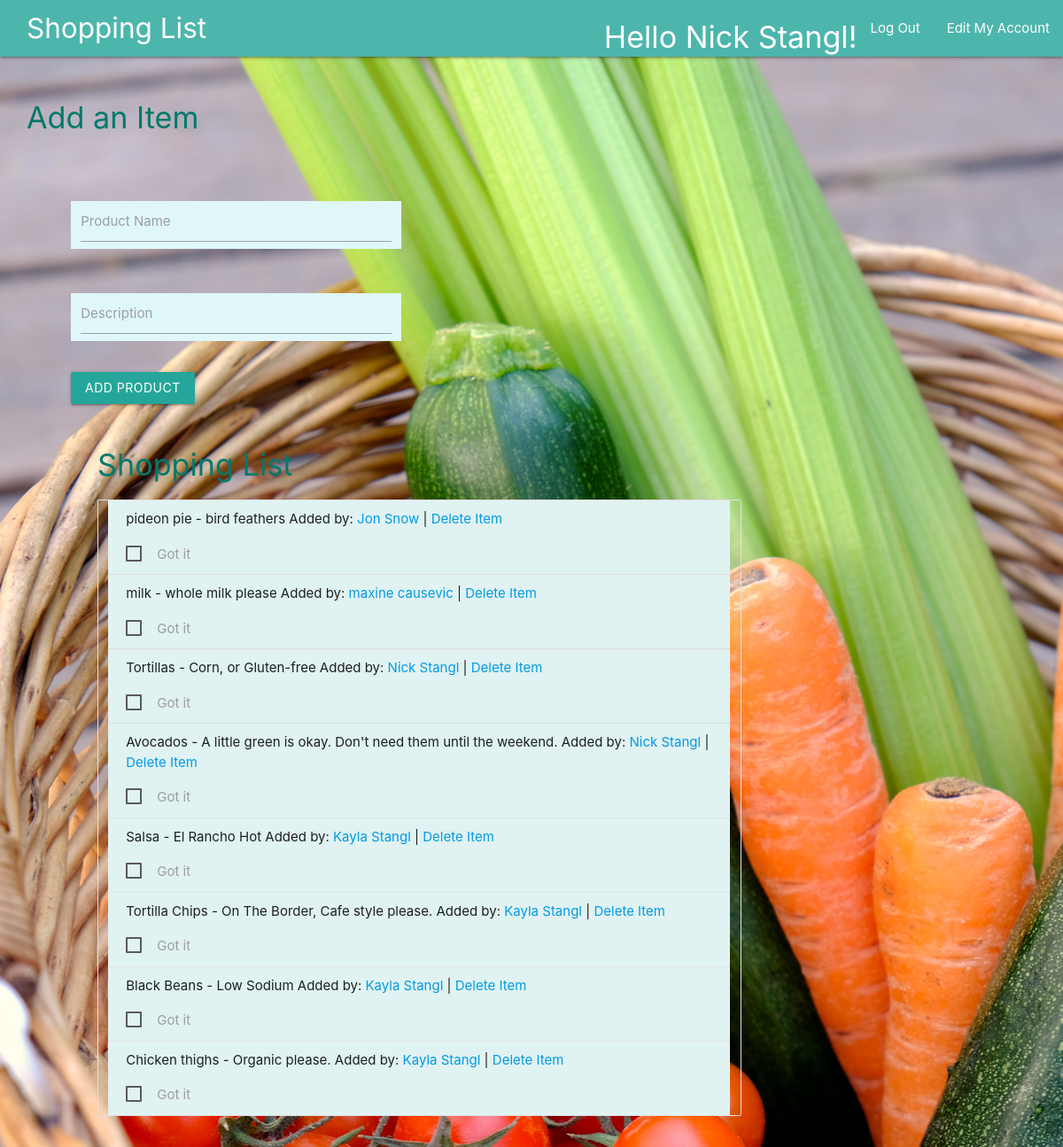
The page /shoppinglist (signed in) on the database its author committed.
### time_app/models.py (models this page shows)
class User(models.Model):
    first_name = models.CharField(max_length=45)
    last_name = models.CharField(max_length=45)
    email = models.CharField(max_length=255)
    password = models.CharField(max_length=255)
    created_at = models.DateTimeField(auto_now_add=True)
    updated_at = models.DateTimeField(auto_now=True)
    objects = User_Manager()

class Product(models.Model):
    product_name = models.CharField(max_length=255)
    description = models.TextField()
    user = models.ForeignKey(User, related_name="products", on_delete = models.CASCADE)
    created_at = models.DateTimeField(auto_now_add=True)
    updated_at = models.DateTimeField(auto_now=True)
    objects = ProductManager()

### time_app/views.py (the view)
# urls.py: path('shoppinglist', views.success),
def success(request):
    if 'user_id' not in request.session:
        return redirect('/')
    else:
        context = {
            'user': User.objects.get(id=request.session['user_id']),
            "all_products" : Product.objects.all()
        }
        return render(request, "success.html", context)

### time_app/templates/success.html (shortened to what this page needs)
<!DOCTYPE html>
<html lang="en">
<head>
    <link rel="stylesheet" href="https://cdnjs.cloudflare.com/ajax/libs/materialize/1.0.0/css/materialize.min.css">
    {% load static%}
    <link rel="stylesheet" href="{% static 'css/styles.css' %}">
</head>
<body id="bg" style="background-image: url('{% static "img/foods.jpg" %}'); background-repeat: no-repeat;
    background-size: cover">
    <nav>
        <div class="nav-wrapper teal lighten-2">
            <a href="#" class="brand-logo">Shopping List</a>
            <ul id="nav-mobile" class="right hide-on-med-and-down">
                <li>
                    <h4>Hello {{ user.first_name }} {{ user.last_name }}!</h4>
                </li>
                <li><a href="/logout">Log Out</a></li>
                <li><a href="/myaccount/{{user.id}}">Edit My Account</a></li>
            </ul>
        </div>
    </nav>
    <div class="header">
        <span class="teal-text text-darken-2">
            <h4>Add an Item</h4>
        </span>
        <div id="container">
            <div class="main">
                <form action='/submit_product' method='post'>
                    <div class="row">
                        <form class="col s5">
                            <div class="row">
                                <div class="input-field col s4 #e0f7fa cyan lighten-5
                                ">
                                    <input id="product" type="text" name="product_name" class="validate">
                                    <label for="product_name">Product Name</label>
                                </div>
                            </div>
                            <div class="row">
                                <div class="input-field col s4 #e0f7fa cyan lighten-5
                                ">
                                    <input id="description" type="text" name="description" class="validate">
                                    <label for="description">Description</label>
                                </div>
                            </div>
                            <button class="btn center waves-effect waves-light" type="submit" name="action">Add Product
                            </button>
                        </form>
                        <div class="header">
                            <span class="teal-text text-darken-2">
                                <h4>Shopping List</h4>
                            </span>
                            <ul class="collection col s8">
                                {% for product in all_products reversed %}
                                <li class="collection-item #e0f2f1 teal lighten-5">{{ product.product_name }} -
                                    {{product.description}} <input type="checkbox" name="" id="">Added by: <a
                                        href="/user/{{product.user.id}}">{{product.user.first_name}}
                                        {{product.user.last_name}}</a> |  <a href="/destroy/{{product.id}}">Delete Item</a>
                                    <label>
                                        <span>Got it</span>
                                    </label>
                                </li>
                                {% endfor %}
                            </ul>
                        </div>
                    </div>
            </div>
        </div>
    </div>
</body>
</html>

### time_app/static/css/styles.css (style rules this page uses)
body { background-image: url("static/img/grocery2.jpeg"); }
.header { margin-left: 30px; margin-top: 50px; }
.brand-logo { margin-left: 30px; }
.main { margin-top: 60px; margin-left: 50px; }

### rows shown on the page
User: first_name "Nick", last_name "Stangl"
Product: product_name "pideon pie", description "bird feathers", user.first_name "Jon", user.last_name "Snow"
Product: product_name "milk", description "whole milk please", user.first_name "maxine", user.last_name "causevic"
Product: product_name "Tortillas", description "Corn, or Gluten-free", user.first_name "Nick", user.last_name "Stangl"
Product: product_name "Avocados", description "A little green is okay. Don't need them until the weekend.", user.first_name "Nick", user.last_name "Stangl"
Product: product_name "Salsa", description "El Rancho Hot", user.first_name "Kayla", user.last_name "Stangl"
Product: product_name "Tortilla Chips", description "On The Border, Cafe style please.", user.first_name "Kayla", user.last_name "Stangl"
Product: product_name "Black Beans", description "Low Sodium", user.first_name "Kayla", user.last_name "Stangl"
Product: product_name "Chicken thighs", description "Organic please.", user.first_name "Kayla", user.last_name "Stangl"
